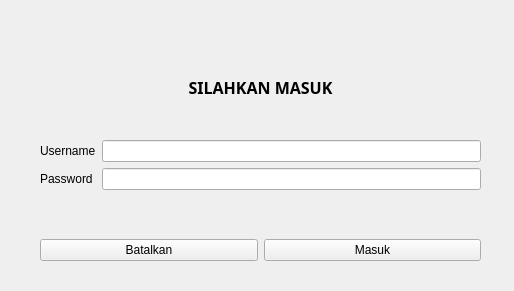
<?xml version="1.0" encoding="UTF-8"?>
<ui version="4.0">
 <class>Form</class>
 <widget class="QWidget" name="Form">
  <property name="geometry">
   <rect>
    <x>0</x>
    <y>0</y>
    <width>514</width>
    <height>291</height>
   </rect>
  </property>
  <property name="windowTitle">
   <string>Form</string>
  </property>
  <widget class="QWidget" name="verticalLayoutWidget">
   <property name="geometry">
    <rect>
     <x>40</x>
     <y>40</y>
     <width>441</width>
     <height>221</height>
    </rect>
   </property>
   <layout class="QVBoxLayout" name="verticalLayout">
    <item>
     <widget class="QLabel" name="label">
      <property name="font">
       <font>
        <family>Poppins</family>
        <pointsize>12</pointsize>
        <weight>75</weight>
        <bold>true</bold>
       </font>
      </property>
      <property name="text">
       <string>SILAHKAN MASUK</string>
      </property>
      <property name="alignment">
       <set>Qt::AlignCenter</set>
      </property>
     </widget>
    </item>
    <item>
     <layout class="QFormLayout" name="formLayout">
      <item row="0" column="0">
       <widget class="QLabel" name="usernameLabel">
        <property name="text">
         <string>Username</string>
        </property>
       </widget>
      </item>
      <item row="0" column="1">
       <widget class="QLineEdit" name="usernameLineEdit"/>
      </item>
      <item row="1" column="0">
       <widget class="QLabel" name="passwordLabel">
        <property name="text">
         <string>Password</string>
        </property>
       </widget>
      </item>
      <item row="1" column="1">
       <widget class="QLineEdit" name="passwordLineEdit"/>
      </item>
     </layout>
    </item>
    <item>
     <layout class="QHBoxLayout" name="horizontalLayout">
      <item>
       <widget class="QPushButton" name="pushButton">
        <property name="text">
         <string>Batalkan</string>
        </property>
       </widget>
      </item>
      <item>
       <widget class="QPushButton" name="pushButton_2">
        <property name="text">
         <string>Masuk</string>
        </property>
       </widget>
      </item>
     </layout>
    </item>
   </layout>
  </widget>
 </widget>
 <resources/>
 <connections/>
</ui>
